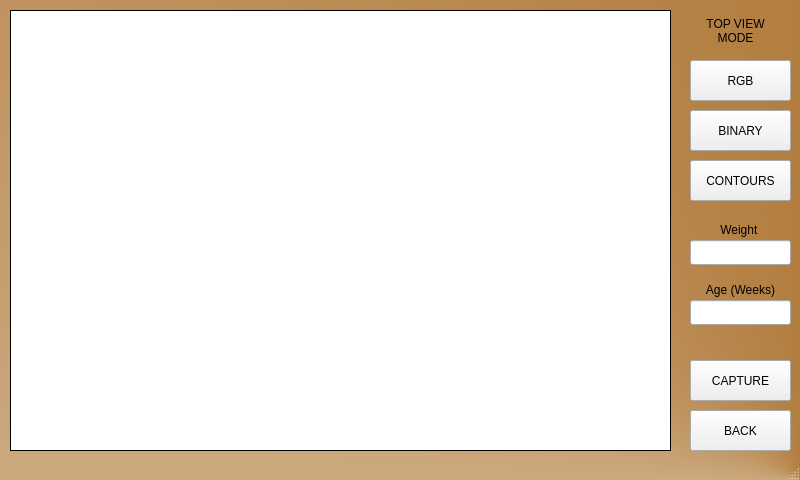
<?xml version="1.0" encoding="UTF-8"?>
<ui version="4.0">
 <class>MainWindow</class>
 <widget class="QMainWindow" name="MainWindow">
  <property name="geometry">
   <rect>
    <x>0</x>
    <y>0</y>
    <width>800</width>
    <height>480</height>
   </rect>
  </property>
  <property name="windowTitle">
   <string>MainWindow</string>
  </property>
  <property name="styleSheet">
   <string notr="true">#MainWindow
{
background-color: qconicalgradient(cx:1, cy:1, angle:0, stop:0 rgba(153, 83, 0, 255), stop:1 rgba(255, 255, 255, 255));
}</string>
  </property>
  <widget class="QWidget" name="centralwidget">
   <widget class="QLabel" name="imageLabel">
    <property name="geometry">
     <rect>
      <x>10</x>
      <y>10</y>
      <width>661</width>
      <height>441</height>
     </rect>
    </property>
    <property name="styleSheet">
     <string notr="true">background-color: rgb(255,255,255);</string>
    </property>
    <property name="frameShape">
     <enum>QFrame::Box</enum>
    </property>
    <property name="text">
     <string/>
    </property>
    <property name="alignment">
     <set>Qt::AlignCenter</set>
    </property>
   </widget>
   <widget class="QPushButton" name="rgbButton">
    <property name="geometry">
     <rect>
      <x>690</x>
      <y>60</y>
      <width>101</width>
      <height>41</height>
     </rect>
    </property>
    <property name="text">
     <string>RGB</string>
    </property>
   </widget>
   <widget class="QPushButton" name="binButton">
    <property name="geometry">
     <rect>
      <x>690</x>
      <y>110</y>
      <width>101</width>
      <height>41</height>
     </rect>
    </property>
    <property name="text">
     <string>BINARY</string>
    </property>
   </widget>
   <widget class="QPushButton" name="cntsButton">
    <property name="geometry">
     <rect>
      <x>690</x>
      <y>160</y>
      <width>101</width>
      <height>41</height>
     </rect>
    </property>
    <property name="text">
     <string>CONTOURS</string>
    </property>
   </widget>
   <widget class="QPushButton" name="captureButton">
    <property name="geometry">
     <rect>
      <x>690</x>
      <y>360</y>
      <width>101</width>
      <height>41</height>
     </rect>
    </property>
    <property name="text">
     <string>CAPTURE</string>
    </property>
   </widget>
   <widget class="QPushButton" name="backButton">
    <property name="geometry">
     <rect>
      <x>690</x>
      <y>410</y>
      <width>101</width>
      <height>41</height>
     </rect>
    </property>
    <property name="text">
     <string>BACK</string>
    </property>
   </widget>
   <widget class="QLabel" name="label">
    <property name="geometry">
     <rect>
      <x>680</x>
      <y>10</y>
      <width>111</width>
      <height>41</height>
     </rect>
    </property>
    <property name="text">
     <string>TOP VIEW
MODE</string>
    </property>
    <property name="alignment">
     <set>Qt::AlignCenter</set>
    </property>
   </widget>
   <widget class="QLineEdit" name="weightTB">
    <property name="geometry">
     <rect>
      <x>690</x>
      <y>240</y>
      <width>101</width>
      <height>25</height>
     </rect>
    </property>
   </widget>
   <widget class="QLineEdit" name="ageTB">
    <property name="geometry">
     <rect>
      <x>690</x>
      <y>300</y>
      <width>101</width>
      <height>25</height>
     </rect>
    </property>
   </widget>
   <widget class="QLabel" name="label_2">
    <property name="geometry">
     <rect>
      <x>690</x>
      <y>220</y>
      <width>101</width>
      <height>20</height>
     </rect>
    </property>
    <property name="text">
     <string>Weight </string>
    </property>
    <property name="alignment">
     <set>Qt::AlignCenter</set>
    </property>
   </widget>
   <widget class="QLabel" name="label_3">
    <property name="geometry">
     <rect>
      <x>690</x>
      <y>280</y>
      <width>101</width>
      <height>20</height>
     </rect>
    </property>
    <property name="text">
     <string>Age (Weeks)</string>
    </property>
    <property name="alignment">
     <set>Qt::AlignCenter</set>
    </property>
   </widget>
  </widget>
  <widget class="QMenuBar" name="menubar">
   <property name="geometry">
    <rect>
     <x>0</x>
     <y>0</y>
     <width>800</width>
     <height>22</height>
    </rect>
   </property>
  </widget>
  <widget class="QStatusBar" name="statusbar"/>
 </widget>
 <resources/>
 <connections/>
</ui>
